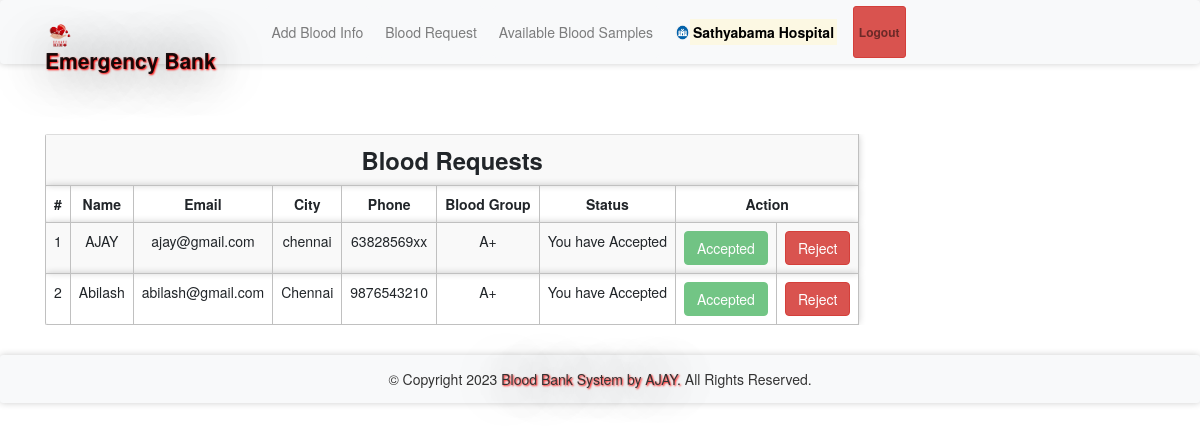
The app's page /bloodrequest.php (signed in) with its own data.
### tables this page shows
CREATE TABLE `bloodrequest` (
  `reqid` int(11) NOT NULL,
  `hid` int(11) NOT NULL,
  `rid` int(11) NOT NULL,
  `bg` varchar(11) NOT NULL,
  `status` varchar(100) NOT NULL DEFAULT 'Pending'
);

CREATE TABLE `receivers` (
  `id` int(11) NOT NULL,
  `rname` varchar(100) NOT NULL,
  `remail` varchar(100) NOT NULL,
  `rpassword` varchar(100) NOT NULL,
  `rphone` varchar(100) NOT NULL,
  `rbg` varchar(10) NOT NULL,
  `rcity` varchar(100) NOT NULL
);

### message.php (called while the page is built, shortened)
<?php $counter=0; if(isset($_GET['msg'])) { ?>
	<div class="col-5 alert alert alert-success alert-dismissible fade show card" id="message">
		<button type="button" class="close" data-dismiss="alert" title="close">&times;</button><?php echo $_GET['msg'];?>
	</div>
<?php }?>

### bloodrequest.php (the view, shortened to what this page needs)
<?php
require 'file/connection.php';
  if(!isset($_SESSION['hid']))
  {
  header('location:login.php');
  }
  else {
    $hid = $_SESSION['hid'];
    $sql = "select bloodrequest.*, receivers.* from bloodrequest, receivers where hid='$hid' && bloodrequest.rid=receivers.id";
    $result = mysqli_query($conn, $sql);
?>
<!DOCTYPE html>
<html>
<?php require 'head.php'; ?>
<body>
	<?php require 'header.php'; ?>
	<div class="container cont">
		<?php require 'message.php'; ?>
	<table class="table table-responsive table-striped rounded mb-5">
		<tr><th colspan="9" class="title">Blood requests</th></tr>
		<tr>
			<th>#</th>
			<th>Name</th>
			<th>Email</th>
			<th>City</th>
			<th>Phone</th>
			<th>Blood Group</th>
			<th>Status</th>
			<th colspan="2">Action</th>
		</tr>
		<?php while($row = mysqli_fetch_array($result)) { ?>
		<tr>
			<td><?php echo ++$counter;?></td>
			<td><?php echo $row['rname'];?></td>
			<td><?php echo $row['remail'];?></td>
			<td><?php echo $row['rcity'];?></td>
			<td><?php echo $row['rphone'];?></td>
			<td><?php echo $row['bg'];?></td>
			<td><?php echo 'You have '.$row['status'];?></td>
			<td><?php if($row['status'] == 'Accepted'){ ?> <a href="" class="btn btn-success disabled">Accepted</a> <?php }
			else{ ?>
				<a href="file/accept.php?reqid=<?php echo $row['reqid'];?>" class="btn btn-success">Accept</a>
			<?php } ?>
			</td>
			<td><?php if($row['status'] == 'Rejected'){ ?> <a href="" class="btn btn-danger disabled">Rejected</a> <?php }
			else{ ?>
				<a href="file/reject.php?reqid=<?php echo $row['reqid'];?>" class="btn btn-danger">Reject</a>
			<?php } ?>
			</td>
		</tr>
		<?php } ?>
	</table>
</div>
    <?php require 'footer.php'; ?>
</body>
</html>
<?php } ?>

### css/style.css (style rules this page uses)
.cont { padding-top: 40px; text-align: justify; font-size: 1em; }
.card ,nav, .footer,tr,video { border-radius: 3px; transition: all 200ms ease-out; box-shadow: 0px 0px 7px rgba(0, 0, 0, 0.2); }
tr,th,td { border:0.1px solid silver; text-align: center; }
.title { font-weight: bold; font-size: 1.7em; text-transform: capitalize; text-align: center; }
a:link { text-decoration: none; }

### records on screen
bloodrequest: receivers.rname "AJAY", receivers.remail "ajay@gmail.com", receivers.rcity "chennai", receivers.rphone "63828569xx", bg "A+", status "Accepted"
bloodrequest: receivers.rname "Abilash", receivers.remail "abilash@gmail.com", receivers.rcity "Chennai", receivers.rphone "9876543210", bg "A+", status "Accepted"

### other values on screen
$_SESSION['hname'] "Sathyabama Hospital"
